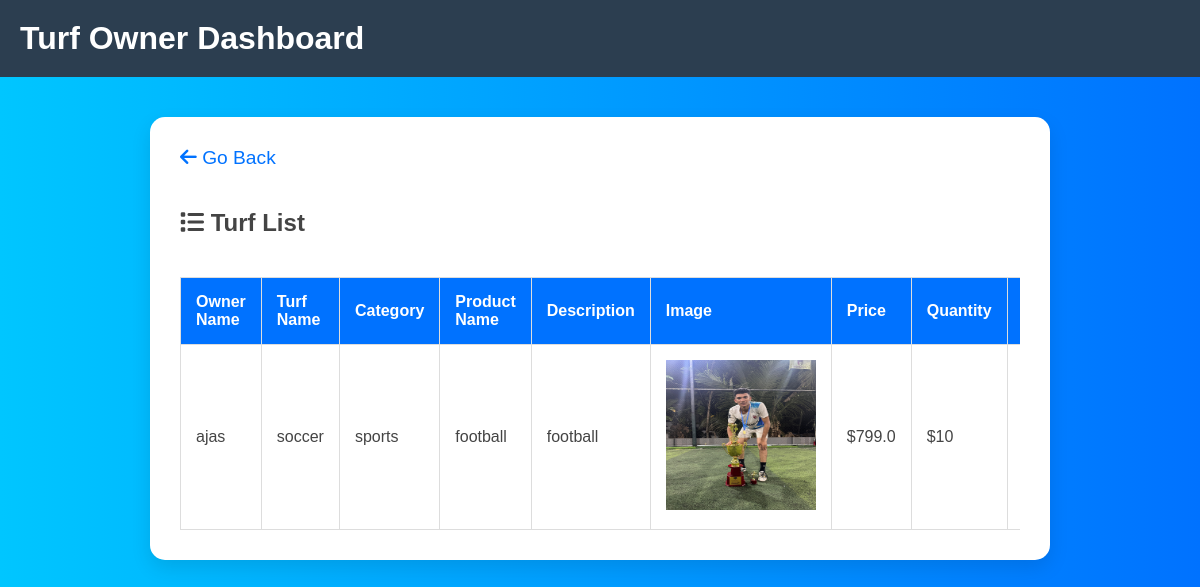
Page /turfapp/viewproduct/ (signed in) on the earlier database version.
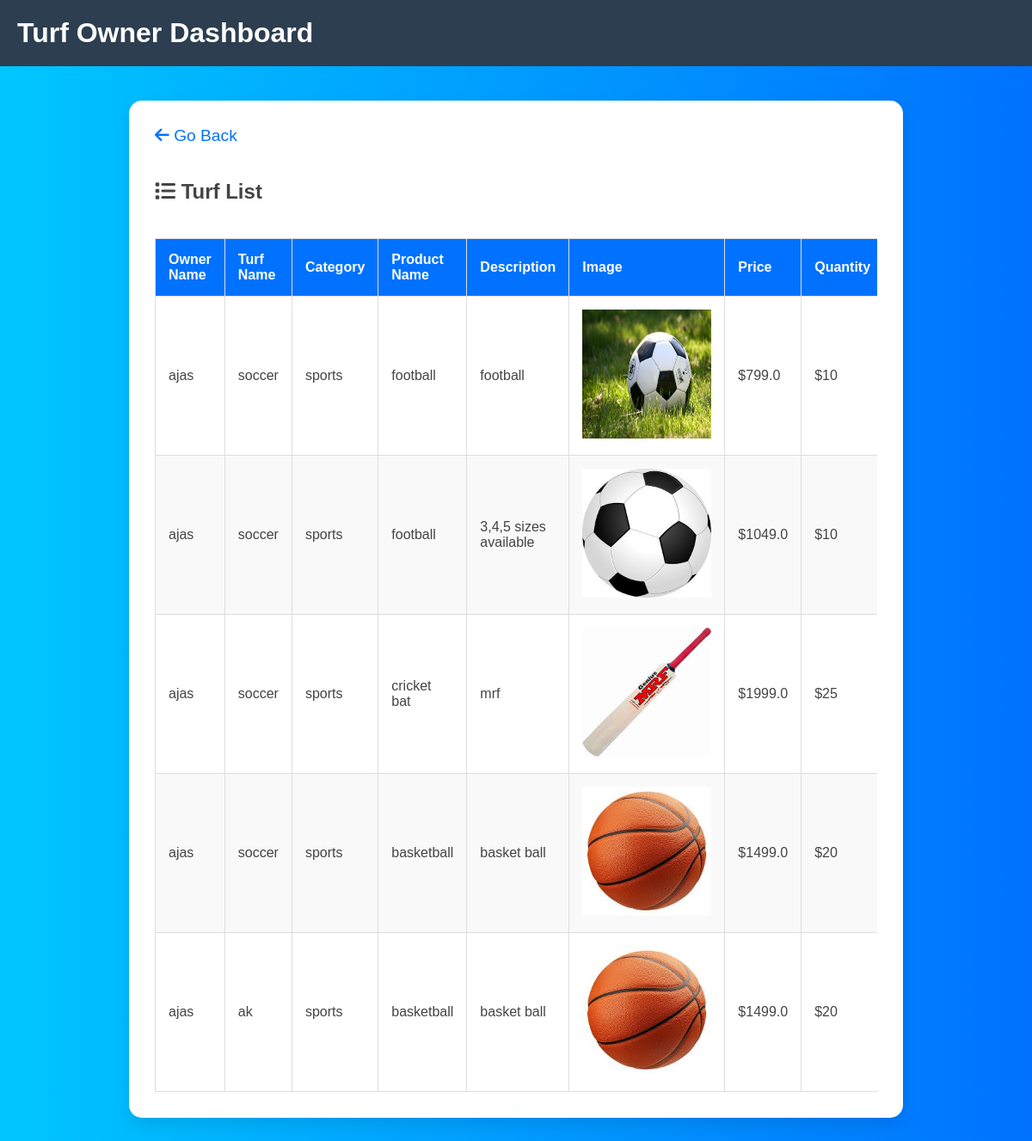
Same page on the later database version.
### turfapp/models.py (models this page shows)
class Product(models.Model):
        Ownerid = models.ForeignKey(Userprofile, on_delete=models.CASCADE, blank=True, null=True)
        turfid = models.ForeignKey(Turf, on_delete=models.CASCADE, blank=True, null=True)
        productname=models.CharField(max_length=250,null=True,blank=True)
        category=models.CharField(max_length=250,null=True,blank=True)
        description=models.CharField(max_length=250,null=True,blank=True)
        image=models.ImageField(upload_to="images/",null=True,blank=True)
        price=models.FloatField(null=True,blank=True)
        quantity=models.CharField(max_length=250,null=True,blank=True)
        availablequantity=models.CharField(max_length=250,null=True,blank=True)
        status =models.CharField(max_length=50,default=True)
        is_active = models.BooleanField(null=False, blank=True, default=True)
        created_at = models.DateTimeField(auto_now=True)
        updated_at= models.DateTimeField(auto_now=True)

class Turf(models.Model):
        Ownername = models.ForeignKey(Userprofile, on_delete=models.CASCADE, blank=True, null=True)
        turfname=models.CharField(max_length=250,null=True,blank=True)
        phone=models.CharField(max_length=250,null=True,blank=True)
        image=models.ImageField(upload_to="images/",null=True,blank=True)
        email=models.EmailField(null=True,blank=True)
        address=models.CharField(max_length=1000,null=True,blank=True)
        location=models.CharField(max_length=1000,null=True,blank=True)
        rent=models.FloatField(null=True,blank=True)
        opentime=models.CharField(max_length=1000,null=True,blank=True)
        closingtime=models.CharField(max_length=1000,null=True,blank=True)
        status =models.CharField(max_length=50,default=True)
        is_active = models.BooleanField(null=False, blank=True, default=True)
        created_at = models.DateTimeField(auto_now=True)
        updated_at= models.DateTimeField(auto_now=True)

### userapp/models.py (models this page shows)
class Userprofile(AbstractUser):
    user_type=models.CharField( max_length=50,null=False,blank=False,choices=USER_TYPE_CHOICES)
    status = models.CharField(max_length=20, null=True, choices=STATUS_CHOICE)
    is_active = models.BooleanField(null=False,blank=True,default=True)
    created=models.DateTimeField(auto_now=True)
    updated=models.DateTimeField(auto_now=True)
    groups = models.ManyToManyField( 'auth.Group', related_name='userprofile_groups', blank=True)
    user_permissions = models.ManyToManyField('auth.Permission', related_name='userprofile_permissions', blank=True)

### turfapp/views.py (the view)
# urls.py: path('viewproduct/', Viewproduct.as_view(), name='view_product'),
class Viewproduct(View):
    def get(self, request):
        try:
            turfs =request.session['user_id']
            requests=Product.objects.filter(Ownerid=turfs)
        except Userprofile.DoesNotExist:
            return HttpResponse("Userprofile not found for the current user.", status=404)
        return render(request, 'turf/viewproduct.html', {'turfs': requests})

### templates/turf/viewproduct.html (shortened to what this page needs)
{% load static %}
<!DOCTYPE html>
<html lang="en">
<head>
    <link rel="stylesheet" href="{% static 'turfcss/style.css' %}">
    <link rel="stylesheet" href="{% static 'turfcss/turfhome.css' %} ">
    <link rel="stylesheet" href="https://cdnjs.cloudflare.com/ajax/libs/font-awesome/6.0.0/css/all.min.css">
</head>
<body>
    <header class="header">
        <div class="logo">
            <h1>Turf Owner Dashboard</h1>
        </div>
    </header>
    <div class="container" style="max-width: 70%;">
        <a href="{% url 'turfapp:loadturf' %}" class="back-arrow">
            <i class="fas fa-arrow-left"></i> Go Back
        </a>
        <h2><i class="fas fa-list"></i> Turf List</h2>
        <div class="table-container">
            <table>
                <thead>
                    <tr>
                        <th>Owner Name</th>
                        <th>Turf Name</th>
                        <th>Category</th>
                        <th>Product Name</th>
                        <th>Description</th>
                        <th>Image</th>
                        <th>Price</th>
                        <th>Quantity</th>
                        <th>Available Quantity</th>
                    </tr>
                </thead>
                <tbody>
                    {% for turf in turfs %}
                    <tr>
                        <td>{{ turf.Ownerid }}</td>
                        <td>{{ turf.turfid.turfname }}</td>
                        <td>{{ turf.category }}</td>
                        <td>{{ turf.productname }}</td>
                        <td>{{ turf.description }}</td>
                        <td>
                            {% if turf.image %}
                                <img src="{{ turf.image.url }}" width="150" height="150">
                            {% else %}
                                <p>No image available</p>
                            {% endif %}
                        </td>
                        <td>${{ turf.price }}</td>
                        <td>${{ turf.quantity }}</td>
                        <td>${{ turf.availablequantity }}</td>
                    </tr>
                    {% empty %}
                    <tr>
                        <td colspan="8" style="text-align: center;">No turfs available.</td>
                    </tr>
                    {% endfor %}
                </tbody>
            </table>
        </div>
    </div>
</body>
</html>

### static/turfcss/style.css (style rules this page uses)
body { font-family: 'Arial', sans-serif; margin: 0; padding: 0; background: linear-gradient(to right, #00c6ff, #0072ff); color: #444; }
.container { max-width: 400px; margin: 40px auto; background: white; padding: 30px; border-radius: 15px; box-shadow: 0 8px 20px rgba(0, 0, 0, 0.1); animation: fadeIn 1s ease-in-out; }
.back-arrow { display: inline-block; margin-bottom: 20px; font-size: 1.2em; color: #0072ff; text-decoration: none; transition: color 0.3s; }
.table-container { width: 100%; overflow-x: auto; }
table { width: 100%; border-collapse: collapse; margin-top: 20px; font-size: 1em; }
table thead { background-color: #0072ff; color: white; }
table th, table td { padding: 15px; text-align: left; border: 1px solid #ddd; }
table tbody tr:nth-child(even) { background-color: #f9f9f9; }

### static/turfcss/turfhome.css (style rules this page uses)
body { font-family: 'Arial', sans-serif; margin: 0; padding: 0; background-color: #f4f4f9; }
.header { display: flex; justify-content: space-between; align-items: center; padding: 20px; background-color: #2c3e50; color: white; }
.logo h1 { margin: 0; }
* { text-decoration:none ; }
body { font-family: Arial, sans-serif; margin: 0; padding: 0; background-color: #f4f4f4; }

Differences in the rows shown:
changed Product (number 1 of 5 on the later page): image: a different picture
added Product: Ownerid "ajas", turfid.turfname "soccer", category "sports", productname "football", description "3,4,5 sizes available", image (picture), price "1049.0", quantity "10"
added Product: Ownerid "ajas", turfid.turfname "soccer", category "sports", productname "cricket bat", description "mrf", image (picture), price "1999.0", quantity "25"
added Product: Ownerid "ajas", turfid.turfname "soccer", category "sports", productname "basketball", description "basket ball", image (picture), price "1499.0", quantity "20"
added Product: Ownerid "ajas", turfid.turfname "ak", category "sports", productname "basketball", description "basket ball", image (picture), price "1499.0", quantity "20"
